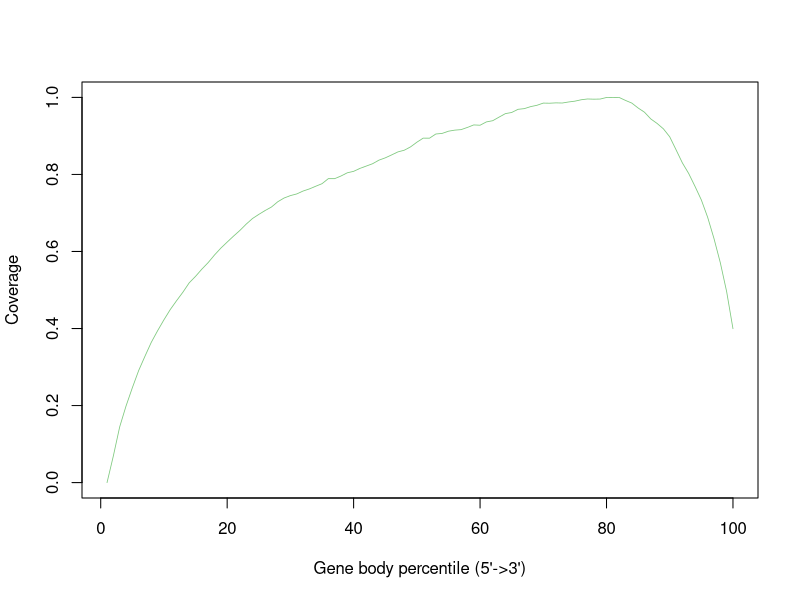

Recreate this plot in R.
SRR11647692_sorted <- c(0.0,0.06928084595995575,0.14463601284433025,0.198580538393862,0.24609602054263874,0.2907903379350185,0.3281091791296695,0.36418662564951687,0.3943208851143138,0.4226667930363628,0.44924900401235696,0.4723100740736638,0.4943163561720952,0.5187194938447031,0.5354934630927387,0.5542381921677527,0.5712694267725873,0.5909426336665485,0.6087319971196999,0.6243890952718826,0.6397976822356574,0.6544378676024932,0.6708537199007348,0.6855102523371173,0.6962796660231162,0.706336776252478,0.7153613412529377,0.729060542845982,0.7387960713793452,0.7450725421309986,0.7493722680629982,0.7568749476871443,0.7623974880181786,0.7693343625138649,0.7759854759413567,0.7890927885572657,0.7890987735499413,0.7959224691542857,0.8042780548988192,0.8080530666968477,0.8157349387882641,0.8217596825345497,0.827821497504124,0.837091715189027,0.8430252547931976,0.8505987717187121,0.8584927984012387,0.8628225386248649,0.8715139985852192,0.8836500451509633,0.8942567027674874,0.8941219064399146,0.904999139322322,0.9065245978285911,0.9122680469191268,0.9150371333064217,0.9163498119238384,0.9220964768313341,0.9285707203260267,0.9277692672769989,0.9363825650195758,0.9395137881278648,0.9487890975229545,0.957850555090205,0.9608659194596856,0.9690834037314375,0.9708715766176876,0.9760948673149455,0.979551066592691,0.9852438665661069,0.9849160318926861,0.9858304851765577,0.985426453506835,0.9881464986854902,0.9902636675123968,0.9939096893190302,0.9959224334229861,0.9953861959449084,0.9957392211845159,0.9998020486004631,1.0,0.9998479633203917,0.9922068249104685,0.9852912105380178,0.972502621114143,0.9616179739870779,0.944169576459934,0.9324162121124282,0.9183807789905676,0.8976018670318644,0.863987378990371,0.829989672761146,0.8023647331358762,0.7689436407532265,0.73372606795718,0.6886133370470064,0.6334637734199686,0.5708138527032559,0.4958117110584888,0.3995548058731894)


pdf("/home/genetics/HW1/gene_body_cov/gene_body_cov_2.geneBodyCoverage.curves.pdf")
x=1:100
icolor = colorRampPalette(c("#7fc97f","#beaed4","#fdc086","#ffff99","#386cb0","#f0027f"))(1)
plot(x,SRR11647692_sorted,type='l',xlab="Gene body percentile (5'->3')", ylab="Coverage",lwd=0.8,col=icolor[1])
dev.off()
